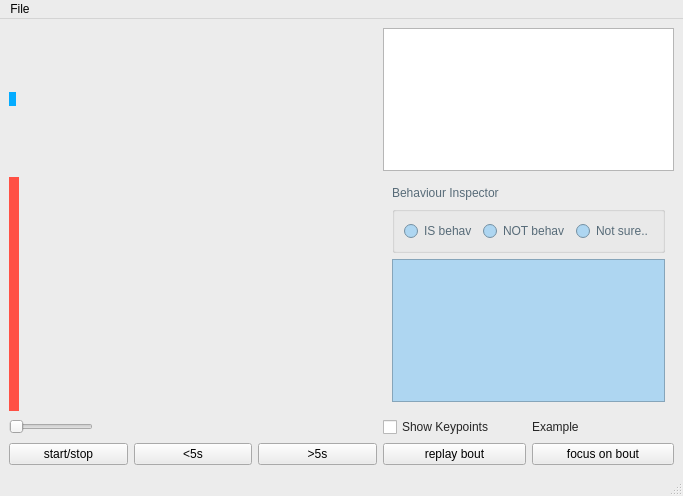
<?xml version="1.0" encoding="UTF-8"?>
<ui version="4.0">
 <class>MainWindow</class>
 <widget class="QMainWindow" name="MainWindow">
  <property name="geometry">
   <rect>
    <x>0</x>
    <y>0</y>
    <width>683</width>
    <height>496</height>
   </rect>
  </property>
  <property name="sizePolicy">
   <sizepolicy hsizetype="Minimum" vsizetype="Preferred">
    <horstretch>0</horstretch>
    <verstretch>0</verstretch>
   </sizepolicy>
  </property>
  <property name="palette">
   <palette>
    <active>
     <colorrole role="WindowText">
      <brush brushstyle="SolidPattern">
       <color alpha="255">
        <red>0</red>
        <green>0</green>
        <blue>0</blue>
       </color>
      </brush>
     </colorrole>
     <colorrole role="Button">
      <brush brushstyle="SolidPattern">
       <color alpha="255">
        <red>174</red>
        <green>214</green>
        <blue>241</blue>
       </color>
      </brush>
     </colorrole>
     <colorrole role="Light">
      <brush brushstyle="SolidPattern">
       <color alpha="255">
        <red>255</red>
        <green>255</green>
        <blue>255</blue>
       </color>
      </brush>
     </colorrole>
     <colorrole role="Midlight">
      <brush brushstyle="SolidPattern">
       <color alpha="255">
        <red>214</red>
        <green>234</green>
        <blue>248</blue>
       </color>
      </brush>
     </colorrole>
     <colorrole role="Dark">
      <brush brushstyle="SolidPattern">
       <color alpha="255">
        <red>87</red>
        <green>107</green>
        <blue>120</blue>
       </color>
      </brush>
     </colorrole>
     <colorrole role="Mid">
      <brush brushstyle="SolidPattern">
       <color alpha="255">
        <red>116</red>
        <green>143</green>
        <blue>161</blue>
       </color>
      </brush>
     </colorrole>
     <colorrole role="Text">
      <brush brushstyle="SolidPattern">
       <color alpha="255">
        <red>0</red>
        <green>0</green>
        <blue>0</blue>
       </color>
      </brush>
     </colorrole>
     <colorrole role="BrightText">
      <brush brushstyle="SolidPattern">
       <color alpha="255">
        <red>255</red>
        <green>255</green>
        <blue>255</blue>
       </color>
      </brush>
     </colorrole>
     <colorrole role="ButtonText">
      <brush brushstyle="SolidPattern">
       <color alpha="255">
        <red>0</red>
        <green>0</green>
        <blue>0</blue>
       </color>
      </brush>
     </colorrole>
     <colorrole role="Base">
      <brush brushstyle="SolidPattern">
       <color alpha="255">
        <red>255</red>
        <green>255</green>
        <blue>255</blue>
       </color>
      </brush>
     </colorrole>
     <colorrole role="Window">
      <brush brushstyle="SolidPattern">
       <color alpha="255">
        <red>174</red>
        <green>214</green>
        <blue>241</blue>
       </color>
      </brush>
     </colorrole>
     <colorrole role="Shadow">
      <brush brushstyle="SolidPattern">
       <color alpha="255">
        <red>0</red>
        <green>0</green>
        <blue>0</blue>
       </color>
      </brush>
     </colorrole>
     <colorrole role="AlternateBase">
      <brush brushstyle="SolidPattern">
       <color alpha="255">
        <red>214</red>
        <green>234</green>
        <blue>248</blue>
       </color>
      </brush>
     </colorrole>
     <colorrole role="ToolTipBase">
      <brush brushstyle="SolidPattern">
       <color alpha="255">
        <red>255</red>
        <green>255</green>
        <blue>220</blue>
       </color>
      </brush>
     </colorrole>
     <colorrole role="ToolTipText">
      <brush brushstyle="SolidPattern">
       <color alpha="255">
        <red>0</red>
        <green>0</green>
        <blue>0</blue>
       </color>
      </brush>
     </colorrole>
     <colorrole role="PlaceholderText">
      <brush brushstyle="SolidPattern">
       <color alpha="127">
        <red>0</red>
        <green>0</green>
        <blue>0</blue>
       </color>
      </brush>
     </colorrole>
    </active>
    <inactive>
     <colorrole role="WindowText">
      <brush brushstyle="SolidPattern">
       <color alpha="216">
        <red>0</red>
        <green>0</green>
        <blue>0</blue>
       </color>
      </brush>
     </colorrole>
     <colorrole role="Button">
      <brush brushstyle="SolidPattern">
       <color alpha="255">
        <red>236</red>
        <green>236</green>
        <blue>236</blue>
       </color>
      </brush>
     </colorrole>
     <colorrole role="Light">
      <brush brushstyle="SolidPattern">
       <color alpha="255">
        <red>255</red>
        <green>255</green>
        <blue>255</blue>
       </color>
      </brush>
     </colorrole>
     <colorrole role="Midlight">
      <brush brushstyle="SolidPattern">
       <color alpha="255">
        <red>245</red>
        <green>245</green>
        <blue>245</blue>
       </color>
      </brush>
     </colorrole>
     <colorrole role="Dark">
      <brush brushstyle="SolidPattern">
       <color alpha="255">
        <red>191</red>
        <green>191</green>
        <blue>191</blue>
       </color>
      </brush>
     </colorrole>
     <colorrole role="Mid">
      <brush brushstyle="SolidPattern">
       <color alpha="255">
        <red>169</red>
        <green>169</green>
        <blue>169</blue>
       </color>
      </brush>
     </colorrole>
     <colorrole role="Text">
      <brush brushstyle="SolidPattern">
       <color alpha="216">
        <red>0</red>
        <green>0</green>
        <blue>0</blue>
       </color>
      </brush>
     </colorrole>
     <colorrole role="BrightText">
      <brush brushstyle="SolidPattern">
       <color alpha="255">
        <red>255</red>
        <green>255</green>
        <blue>255</blue>
       </color>
      </brush>
     </colorrole>
     <colorrole role="ButtonText">
      <brush brushstyle="SolidPattern">
       <color alpha="255">
        <red>0</red>
        <green>0</green>
        <blue>0</blue>
       </color>
      </brush>
     </colorrole>
     <colorrole role="Base">
      <brush brushstyle="SolidPattern">
       <color alpha="255">
        <red>255</red>
        <green>255</green>
        <blue>255</blue>
       </color>
      </brush>
     </colorrole>
     <colorrole role="Window">
      <brush brushstyle="SolidPattern">
       <color alpha="255">
        <red>236</red>
        <green>236</green>
        <blue>236</blue>
       </color>
      </brush>
     </colorrole>
     <colorrole role="Shadow">
      <brush brushstyle="SolidPattern">
       <color alpha="255">
        <red>0</red>
        <green>0</green>
        <blue>0</blue>
       </color>
      </brush>
     </colorrole>
     <colorrole role="AlternateBase">
      <brush brushstyle="SolidPattern">
       <color alpha="255">
        <red>245</red>
        <green>245</green>
        <blue>245</blue>
       </color>
      </brush>
     </colorrole>
     <colorrole role="ToolTipBase">
      <brush brushstyle="SolidPattern">
       <color alpha="255">
        <red>255</red>
        <green>255</green>
        <blue>255</blue>
       </color>
      </brush>
     </colorrole>
     <colorrole role="ToolTipText">
      <brush brushstyle="SolidPattern">
       <color alpha="255">
        <red>0</red>
        <green>0</green>
        <blue>0</blue>
       </color>
      </brush>
     </colorrole>
     <colorrole role="PlaceholderText">
      <brush brushstyle="SolidPattern">
       <color alpha="63">
        <red>0</red>
        <green>0</green>
        <blue>0</blue>
       </color>
      </brush>
     </colorrole>
    </inactive>
    <disabled>
     <colorrole role="WindowText">
      <brush brushstyle="SolidPattern">
       <color alpha="255">
        <red>87</red>
        <green>107</green>
        <blue>120</blue>
       </color>
      </brush>
     </colorrole>
     <colorrole role="Button">
      <brush brushstyle="SolidPattern">
       <color alpha="255">
        <red>174</red>
        <green>214</green>
        <blue>241</blue>
       </color>
      </brush>
     </colorrole>
     <colorrole role="Light">
      <brush brushstyle="SolidPattern">
       <color alpha="255">
        <red>255</red>
        <green>255</green>
        <blue>255</blue>
       </color>
      </brush>
     </colorrole>
     <colorrole role="Midlight">
      <brush brushstyle="SolidPattern">
       <color alpha="255">
        <red>214</red>
        <green>234</green>
        <blue>248</blue>
       </color>
      </brush>
     </colorrole>
     <colorrole role="Dark">
      <brush brushstyle="SolidPattern">
       <color alpha="255">
        <red>87</red>
        <green>107</green>
        <blue>120</blue>
       </color>
      </brush>
     </colorrole>
     <colorrole role="Mid">
      <brush brushstyle="SolidPattern">
       <color alpha="255">
        <red>116</red>
        <green>143</green>
        <blue>161</blue>
       </color>
      </brush>
     </colorrole>
     <colorrole role="Text">
      <brush brushstyle="SolidPattern">
       <color alpha="255">
        <red>87</red>
        <green>107</green>
        <blue>120</blue>
       </color>
      </brush>
     </colorrole>
     <colorrole role="BrightText">
      <brush brushstyle="SolidPattern">
       <color alpha="255">
        <red>255</red>
        <green>255</green>
        <blue>255</blue>
       </color>
      </brush>
     </colorrole>
     <colorrole role="ButtonText">
      <brush brushstyle="SolidPattern">
       <color alpha="255">
        <red>87</red>
        <green>107</green>
        <blue>120</blue>
       </color>
      </brush>
     </colorrole>
     <colorrole role="Base">
      <brush brushstyle="SolidPattern">
       <color alpha="255">
        <red>174</red>
        <green>214</green>
        <blue>241</blue>
       </color>
      </brush>
     </colorrole>
     <colorrole role="Window">
      <brush brushstyle="SolidPattern">
       <color alpha="255">
        <red>174</red>
        <green>214</green>
        <blue>241</blue>
       </color>
      </brush>
     </colorrole>
     <colorrole role="Shadow">
      <brush brushstyle="SolidPattern">
       <color alpha="255">
        <red>0</red>
        <green>0</green>
        <blue>0</blue>
       </color>
      </brush>
     </colorrole>
     <colorrole role="AlternateBase">
      <brush brushstyle="SolidPattern">
       <color alpha="255">
        <red>245</red>
        <green>245</green>
        <blue>245</blue>
       </color>
      </brush>
     </colorrole>
     <colorrole role="ToolTipBase">
      <brush brushstyle="SolidPattern">
       <color alpha="255">
        <red>255</red>
        <green>255</green>
        <blue>255</blue>
       </color>
      </brush>
     </colorrole>
     <colorrole role="ToolTipText">
      <brush brushstyle="SolidPattern">
       <color alpha="255">
        <red>0</red>
        <green>0</green>
        <blue>0</blue>
       </color>
      </brush>
     </colorrole>
     <colorrole role="PlaceholderText">
      <brush brushstyle="SolidPattern">
       <color alpha="63">
        <red>0</red>
        <green>0</green>
        <blue>0</blue>
       </color>
      </brush>
     </colorrole>
    </disabled>
   </palette>
  </property>
  <property name="windowTitle">
   <string>MainWindow</string>
  </property>
  <widget class="QWidget" name="centralwidget">
   <layout class="QGridLayout" name="gridLayout">
    <item row="2" column="0" colspan="3">
     <widget class="CvView" name="vid_viewer">
      <property name="sizePolicy">
       <sizepolicy hsizetype="Fixed" vsizetype="Fixed">
        <horstretch>0</horstretch>
        <verstretch>0</verstretch>
       </sizepolicy>
      </property>
      <property name="styleSheet">
       <string notr="true">background-color: rgb(4, 172, 255);</string>
      </property>
      <property name="text">
       <string/>
      </property>
     </widget>
    </item>
    <item row="6" column="0">
     <widget class="QPushButton" name="start_stop_btn">
      <property name="text">
       <string>start/stop</string>
      </property>
      <property name="checkable">
       <bool>true</bool>
      </property>
     </widget>
    </item>
    <item row="2" column="3" colspan="2">
     <widget class="QListView" name="bouts_view"/>
    </item>
    <item row="6" column="3">
     <widget class="QPushButton" name="bout_replay_btn">
      <property name="text">
       <string>replay bout</string>
      </property>
     </widget>
    </item>
    <item row="6" column="1">
     <widget class="QPushButton" name="vid_back_btn">
      <property name="text">
       <string>&lt;5s</string>
      </property>
     </widget>
    </item>
    <item row="6" column="2">
     <widget class="QPushButton" name="vid_fwd_btn">
      <property name="text">
       <string>&gt;5s</string>
      </property>
     </widget>
    </item>
    <item row="4" column="3" colspan="2">
     <widget class="QWidget" name="bout_inspect_widget" native="true">
      <property name="enabled">
       <bool>false</bool>
      </property>
      <layout class="QGridLayout" name="bout_inspect_grid">
       <item row="0" column="0" colspan="2">
        <widget class="QLabel" name="bout_inspect_header">
         <property name="text">
          <string>Behaviour Inspector</string>
         </property>
        </widget>
       </item>
       <item row="2" column="0" colspan="2">
        <widget class="QListView" name="bout_inspect_view">
         <property name="enabled">
          <bool>false</bool>
         </property>
        </widget>
       </item>
       <item row="1" column="0" colspan="2">
        <widget class="QGroupBox" name="behav_rbtns_group">
         <property name="title">
          <string/>
         </property>
         <layout class="QHBoxLayout" name="horizontalLayout">
          <item>
           <widget class="QRadioButton" name="is_behav_rbtn">
            <property name="text">
             <string>IS behav</string>
            </property>
           </widget>
          </item>
          <item>
           <widget class="QRadioButton" name="not_behav_rbtn">
            <property name="text">
             <string>NOT behav</string>
            </property>
           </widget>
          </item>
          <item>
           <widget class="QRadioButton" name="select_behav_rbtn">
            <property name="text">
             <string>Not sure..</string>
            </property>
           </widget>
          </item>
         </layout>
        </widget>
       </item>
      </layout>
     </widget>
    </item>
    <item row="6" column="4">
     <widget class="QPushButton" name="bout_focus_btn">
      <property name="text">
       <string>focus on bout</string>
      </property>
      <property name="checkable">
       <bool>true</bool>
      </property>
     </widget>
    </item>
    <item row="4" column="0" colspan="3">
     <widget class="GraphView" name="graph_viewer" native="true">
      <property name="sizePolicy">
       <sizepolicy hsizetype="Fixed" vsizetype="Preferred">
        <horstretch>0</horstretch>
        <verstretch>0</verstretch>
       </sizepolicy>
      </property>
      <property name="minimumSize">
       <size>
        <width>10</width>
        <height>0</height>
       </size>
      </property>
      <property name="styleSheet">
       <string notr="true">background-color: rgb(255, 80, 68);</string>
      </property>
     </widget>
    </item>
    <item row="5" column="0" colspan="3">
     <widget class="QSlider" name="slider">
      <property name="sizePolicy">
       <sizepolicy hsizetype="Fixed" vsizetype="Fixed">
        <horstretch>0</horstretch>
        <verstretch>0</verstretch>
       </sizepolicy>
      </property>
      <property name="orientation">
       <enum>Qt::Horizontal</enum>
      </property>
     </widget>
    </item>
    <item row="5" column="3">
     <widget class="QCheckBox" name="annot_keypts_cbx">
      <property name="text">
       <string>Show Keypoints</string>
      </property>
     </widget>
    </item>
    <item row="5" column="4">
     <widget class="QLabel" name="example">
      <property name="text">
       <string>Example</string>
      </property>
     </widget>
    </item>
   </layout>
  </widget>
  <widget class="QMenuBar" name="menubar">
   <property name="geometry">
    <rect>
     <x>0</x>
     <y>0</y>
     <width>683</width>
     <height>21</height>
    </rect>
   </property>
   <property name="nativeMenuBar">
    <bool>false</bool>
   </property>
   <widget class="QMenu" name="menu_file">
    <property name="title">
     <string>File</string>
    </property>
    <widget class="QMenu" name="menu_save">
     <property name="title">
      <string>Save</string>
     </property>
     <addaction name="action_save"/>
     <addaction name="action_save_as_frames"/>
     <addaction name="action_save_as_bouts"/>
    </widget>
    <widget class="QMenu" name="menu_export">
     <property name="title">
      <string>Export</string>
     </property>
     <addaction name="action_export_video"/>
    </widget>
    <addaction name="action_settings"/>
    <addaction name="action_open"/>
    <addaction name="menu_save"/>
    <addaction name="menu_export"/>
    <addaction name="action_help"/>
    <addaction name="action_quit"/>
   </widget>
   <addaction name="menu_file"/>
  </widget>
  <widget class="QStatusBar" name="statusbar"/>
  <action name="action_open">
   <property name="text">
    <string>Open</string>
   </property>
  </action>
  <action name="action_settings">
   <property name="text">
    <string>Settings</string>
   </property>
  </action>
  <action name="actionClose">
   <property name="text">
    <string>Close</string>
   </property>
  </action>
  <action name="action_quit">
   <property name="text">
    <string>Quit</string>
   </property>
  </action>
  <action name="action_save">
   <property name="text">
    <string>Save</string>
   </property>
  </action>
  <action name="action_save_as_bouts">
   <property name="text">
    <string>Save as bouts</string>
   </property>
  </action>
  <action name="action_save_as_frames">
   <property name="text">
    <string>Save as</string>
   </property>
  </action>
  <action name="action_export_video">
   <property name="text">
    <string>Export video</string>
   </property>
  </action>
  <action name="action_help">
   <property name="text">
    <string>Help</string>
   </property>
  </action>
 </widget>
 <customwidgets>
  <customwidget>
   <class>CvView</class>
   <extends>QLabel</extends>
   <header>ba_viewer.widgets.cv_view</header>
  </customwidget>
  <customwidget>
   <class>GraphView</class>
   <extends>QWidget</extends>
   <header>ba_viewer.widgets.graph_view</header>
   <container>1</container>
  </customwidget>
 </customwidgets>
 <resources/>
 <connections/>
 <designerdata>
  <property name="gridDeltaX">
   <number>10</number>
  </property>
  <property name="gridDeltaY">
   <number>10</number>
  </property>
  <property name="gridSnapX">
   <bool>true</bool>
  </property>
  <property name="gridSnapY">
   <bool>true</bool>
  </property>
  <property name="gridVisible">
   <bool>true</bool>
  </property>
 </designerdata>
</ui>
